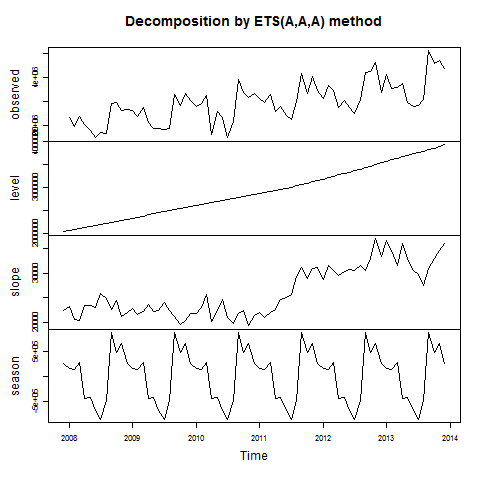

The R source for this figure:
#Creates Model_ets plot

png("Plots/Model_ets_plot.png")
plot(Model_ets)
dev.off()